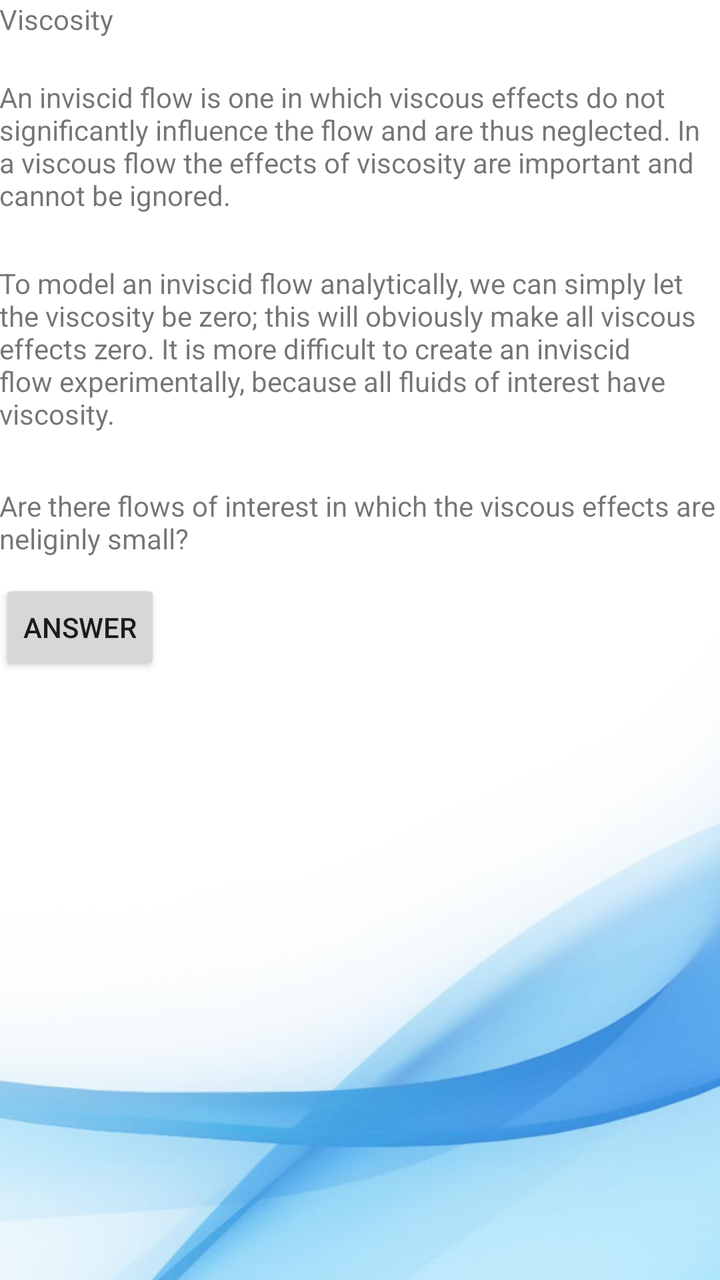
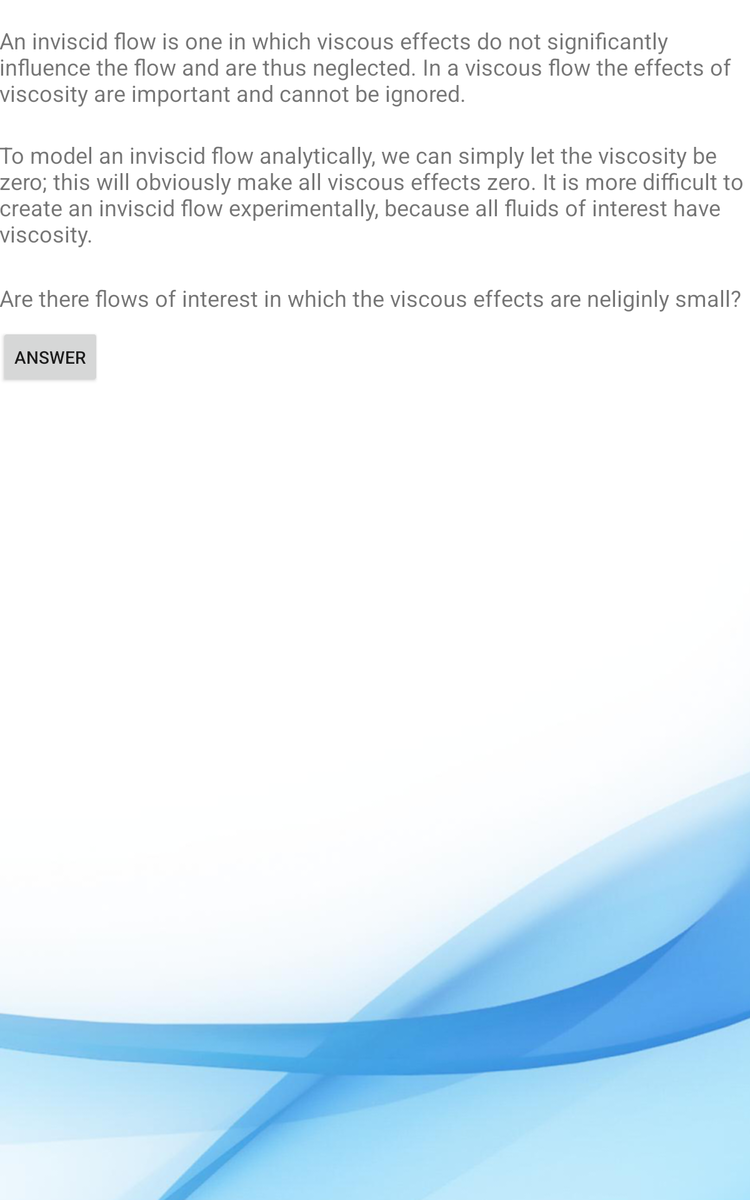

The same Android screen from two of the app's own layout files: first res/layout/ as a phone draws it, then the repository's variant for another configuration, drawn on a device whose configuration selects that folder. Both files follow.
<!-- AndroidManifest.xml: application theme Theme.AppCompat.Light.DarkActionBar -->
<!-- res/layout/viscosity.xml -->
<RelativeLayout xmlns:android="http://schemas.android.com/apk/res/android"
    xmlns:tools="http://schemas.android.com/tools"
    android:layout_width="match_parent"
    android:layout_height="match_parent"
    android:paddingBottom="@dimen/activity_vertical_margin"
    android:paddingLeft="@dimen/activity_horizontal_margin"
    android:paddingRight="@dimen/activity_horizontal_margin"
    android:paddingTop="@dimen/activity_vertical_margin"
    tools:context="com.kedros.basicfluidmech.Viscosity"
    android:background="@drawable/bg" >

    <TextView
        android:id="@+id/textView1"
        android:layout_width="wrap_content"
        android:layout_height="wrap_content"
        android:text="Viscosity"
        android:textSize="14sp" />

    <TextView
        android:id="@+id/textView2"
        android:layout_width="wrap_content"
        android:layout_height="wrap_content"
        android:layout_alignLeft="@+id/textView1"
        android:layout_below="@+id/textView1"
        android:layout_marginTop="20dp"
        android:text="An inviscid flow is one in which viscous effects do not significantly influence the flow and are thus neglected. In a viscous flow the effects of viscosity are important and cannot be ignored."
        android:textSize="14sp" />

    <TextView
        android:id="@+id/TextView01"
        android:layout_width="wrap_content"
        android:layout_height="wrap_content"
        android:layout_alignLeft="@+id/textView2"
        android:layout_below="@+id/textView2"
        android:layout_marginTop="25dp"
        android:text="To model an inviscid flow analytically, we can simply let the viscosity be zero; this will obviously make all viscous effects zero. It is more difficult to create an inviscid flow experimentally, because all fluids of interest have viscosity."
        android:textSize="14sp" />

    <TextView
        android:id="@+id/TextView02"
        android:layout_width="wrap_content"
        android:layout_height="wrap_content"
        android:layout_alignLeft="@+id/TextView01"
        android:layout_below="@+id/TextView01"
        android:layout_marginTop="27dp"
        android:text="Are there flows of interest in which the viscous effects are neliginly small?"
        android:textSize="14sp" >
</TextView>

    <Button
        android:id="@+id/button_vis_ans"
        style="?android:attr/buttonStyleSmall"
        android:layout_width="wrap_content"
        android:layout_height="wrap_content"
        android:layout_alignLeft="@+id/TextView02"
        android:layout_below="@+id/TextView02"
        android:layout_marginTop="11dp"
        android:text="Answer"
        android:clickable="true"
        android:onClick="button_vis_ans" />

    <TextView
        android:id="@+id/vis_ans"
        android:layout_width="wrap_content"
        android:layout_height="wrap_content"
        android:layout_alignLeft="@+id/button_vis_ans"
        android:layout_below="@+id/button_vis_ans"
        android:layout_marginTop="11dp"
        android:text="" />

</RelativeLayout>
<!-- resources referenced by this layout -->
<resources>
  <!-- drawable bg: png bitmap (drawable, 194281 bytes) -->
</resources>
<!-- res/layout-large/viscosity.xml (the repository's variant of the layout above) -->
<!-- drawn on a 7-inch tablet held upright -->
<RelativeLayout xmlns:android="http://schemas.android.com/apk/res/android"
    xmlns:tools="http://schemas.android.com/tools"
    android:layout_width="match_parent"
    android:layout_height="match_parent"
    android:paddingBottom="@dimen/activity_vertical_margin"
    android:paddingLeft="@dimen/activity_horizontal_margin"
    android:paddingRight="@dimen/activity_horizontal_margin"
    android:paddingTop="@dimen/activity_vertical_margin"
    tools:context="com.kedros.basicfluidmech.Viscosity"
    android:background="@drawable/bg" >

    <TextView
        android:id="@+id/textView2"
        android:layout_width="wrap_content"
        android:layout_height="wrap_content"
        android:layout_marginTop="20dp"
        android:textSize="18dp"
        android:text="An inviscid flow is one in which viscous effects do not significantly influence the flow and are thus neglected. In a viscous flow the effects of viscosity are important and cannot be ignored." />

    <TextView
        android:id="@+id/TextView01"
        android:layout_width="wrap_content"
        android:layout_height="wrap_content"
        android:layout_alignLeft="@+id/textView2"
        android:layout_below="@+id/textView2"
        android:layout_marginTop="25dp"
        android:textSize="18dp"
        android:text="To model an inviscid flow analytically, we can simply let the viscosity be zero; this will obviously make all viscous effects zero. It is more difficult to create an inviscid flow experimentally, because all fluids of interest have viscosity." />

    <TextView
        android:id="@+id/TextView02"
        android:layout_width="wrap_content"
        android:layout_height="wrap_content"
        android:layout_alignLeft="@+id/TextView01"
        android:layout_below="@+id/TextView01"
        android:layout_marginTop="27dp"
        android:textSize="18dp"
        android:text="Are there flows of interest in which the viscous effects are neliginly small?"
></TextView>

    <Button
        android:id="@+id/button_vis_ans"
        style="?android:attr/buttonStyleSmall"
        android:layout_width="wrap_content"
        android:layout_height="wrap_content"
        android:layout_alignLeft="@+id/TextView02"
        android:layout_below="@+id/TextView02"
        android:layout_marginTop="11dp"
        android:text="Answer"
        android:clickable="true"
        android:onClick="button_vis_ans" />

    <TextView
        android:id="@+id/vis_ans"
        android:layout_width="wrap_content"
        android:layout_height="wrap_content"
        android:layout_alignLeft="@+id/button_vis_ans"
        android:layout_below="@+id/button_vis_ans"
        android:layout_marginTop="11dp"
        android:textSize="18dp"
        android:text="" />

</RelativeLayout>
